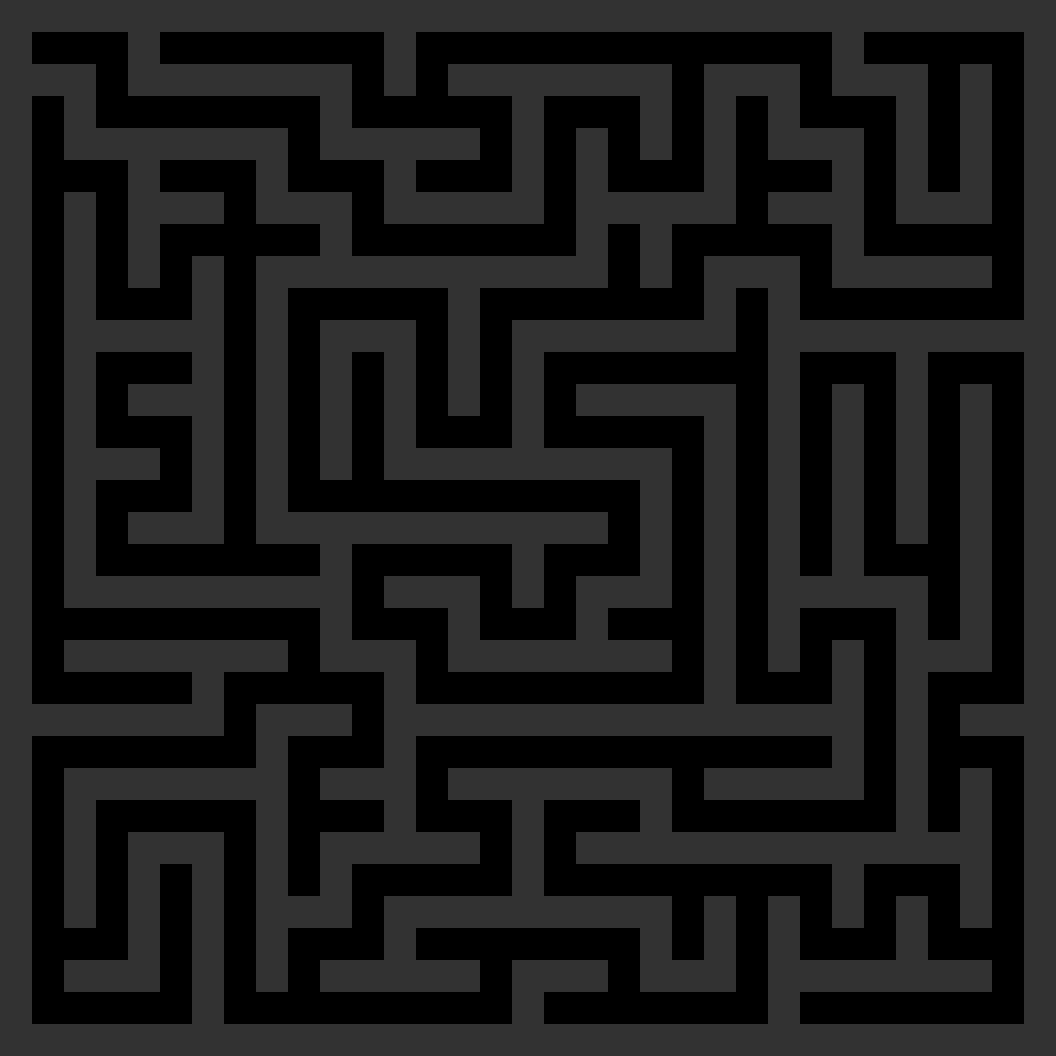

Rendered tile map (Tiled .tmx) drawn with the repository's tilesets; below, a short description and the full map source, tile grids included:
An orthogonal 33x33 tile map with 32x32 px tiles, 1 tile layer (MazeLayer) and 2 objects (Spawn, Exit).

<map version="1.10" tiledversion="1.11.0" orientation="orthogonal" renderorder="right-down" width="33" height="33" tilewidth="32" tileheight="32" infinite="0" nextlayerid="3" nextobjectid="8">
 <tileset firstgid="1" source="tileset.tsx" />
 <layer id="1" name="MazeLayer" width="33" height="33">
  <data encoding="csv">
1,1,1,1,1,1,1,1,1,1,1,1,1,1,1,1,1,1,1,1,1,1,1,1,1,1,1,1,1,1,1,1,1,
1,0,0,0,1,0,0,0,0,0,0,0,1,0,0,0,0,0,0,0,0,0,0,0,0,0,1,0,0,0,0,0,1,
1,1,1,0,1,1,1,1,1,1,1,0,1,0,1,1,1,1,1,1,1,0,1,1,1,0,1,1,1,0,1,0,1,
1,0,1,0,0,0,0,0,0,0,1,0,0,0,0,0,1,0,0,0,1,0,1,0,1,0,0,0,1,0,1,0,1,
1,0,1,1,1,1,1,1,1,0,1,1,1,1,1,0,1,0,1,0,1,0,1,0,1,1,1,0,1,0,1,0,1,
1,0,0,0,1,0,0,0,1,0,0,0,1,0,0,0,1,0,1,0,0,0,1,0,0,0,1,0,1,0,1,0,1,
1,0,1,0,1,1,1,0,1,1,1,0,1,1,1,1,1,0,1,1,1,1,1,0,1,1,1,0,1,1,1,0,1,
1,0,1,0,1,0,0,0,0,0,1,0,0,0,0,0,0,0,1,0,1,0,0,0,0,0,1,0,0,0,0,0,1,
1,0,1,0,1,0,1,0,1,1,1,1,1,1,1,1,1,1,1,0,1,0,1,1,1,0,1,1,1,1,1,0,1,
1,0,1,0,0,0,1,0,1,0,0,0,0,0,1,0,0,0,0,0,0,0,1,0,1,0,0,0,0,0,0,0,1,
1,0,1,1,1,1,1,0,1,0,1,1,1,0,1,0,1,1,1,1,1,1,1,0,1,1,1,1,1,1,1,1,1,
1,0,1,0,0,0,1,0,1,0,1,0,1,0,1,0,1,0,0,0,0,0,0,0,1,0,0,0,1,0,0,0,1,
1,0,1,0,1,1,1,0,1,0,1,0,1,0,1,0,1,0,1,1,1,1,1,0,1,0,1,0,1,0,1,0,1,
1,0,1,0,0,0,1,0,1,0,1,0,1,0,0,0,1,0,0,0,0,0,1,0,1,0,1,0,1,0,1,0,1,
1,0,1,1,1,0,1,0,1,0,1,0,1,1,1,1,1,1,1,1,1,0,1,0,1,0,1,0,1,0,1,0,1,
1,0,1,0,0,0,1,0,1,0,0,0,0,0,0,0,0,0,0,0,1,0,1,0,1,0,1,0,1,0,1,0,1,
1,0,1,0,1,1,1,0,1,1,1,1,1,1,1,1,1,1,1,0,1,0,1,0,1,0,1,0,1,0,1,0,1,
1,0,1,0,0,0,0,0,0,0,1,0,0,0,0,0,1,0,0,0,1,0,1,0,1,0,1,0,0,0,1,0,1,
1,0,1,1,1,1,1,1,1,1,1,0,1,1,1,0,1,0,1,1,1,0,1,0,1,1,1,1,1,0,1,0,1,
1,0,0,0,0,0,0,0,0,0,1,0,0,0,1,0,0,0,1,0,0,0,1,0,1,0,0,0,1,0,1,0,1,
1,0,1,1,1,1,1,1,1,0,1,1,1,0,1,1,1,1,1,1,1,0,1,0,1,0,1,0,1,1,1,0,1,
1,0,0,0,0,0,1,0,0,0,0,0,1,0,0,0,0,0,0,0,0,0,1,0,0,0,1,0,1,0,0,0,1,
1,1,1,1,1,1,1,0,1,1,1,0,1,1,1,1,1,1,1,1,1,1,1,1,1,1,1,0,1,0,1,1,1,
1,0,0,0,0,0,0,0,1,0,0,0,1,0,0,0,0,0,0,0,0,0,0,0,0,0,1,0,1,0,0,0,1,
1,0,1,1,1,1,1,1,1,0,1,1,1,0,1,1,1,1,1,1,1,0,1,1,1,1,1,0,1,0,1,0,1,
1,0,1,0,0,0,0,0,1,0,0,0,1,0,0,0,1,0,0,0,1,0,0,0,0,0,0,0,1,0,1,0,1,
1,0,1,0,1,1,1,0,1,0,1,1,1,1,1,0,1,0,1,1,1,1,1,1,1,1,1,1,1,1,1,0,1,
1,0,1,0,1,0,1,0,1,0,1,0,0,0,0,0,1,0,0,0,0,0,0,0,0,0,1,0,0,0,1,0,1,
1,0,1,0,1,0,1,0,1,1,1,0,1,1,1,1,1,1,1,1,1,0,1,0,1,0,1,0,1,0,1,0,1,
1,0,0,0,1,0,1,0,1,0,0,0,1,0,0,0,0,0,0,0,1,0,1,0,1,0,0,0,1,0,0,0,1,
1,0,1,1,1,0,1,0,1,0,1,1,1,1,1,0,1,1,1,0,1,1,1,0,1,1,1,1,1,1,1,0,1,
1,0,0,0,0,0,1,0,0,0,0,0,0,0,0,0,1,0,0,0,0,0,0,0,1,0,0,0,0,0,0,0,1,
1,1,1,1,1,1,1,1,1,1,1,1,1,1,1,1,1,1,1,1,1,1,1,1,1,1,1,1,1,1,1,1,1
</data>
 </layer>
 <objectgroup id="1" name="Spawn">
  <object id="5" name="Spawn" x="36.5836" y="996.2" width="32.3624" height="23.9201" />
 </objectgroup>
 <objectgroup id="2" name="Exit">
  <object id="7" name="Exit" x="163.219" y="36.5836" width="36.5836" height="23.9201" />
 </objectgroup>
</map>
